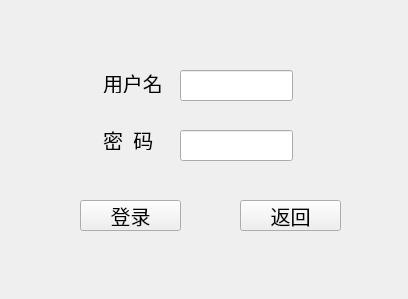
<?xml version="1.0" encoding="UTF-8"?>
<ui version="4.0">
 <class>Form</class>
 <widget class="QWidget" name="Form">
  <property name="geometry">
   <rect>
    <x>0</x>
    <y>0</y>
    <width>408</width>
    <height>299</height>
   </rect>
  </property>
  <property name="minimumSize">
   <size>
    <width>408</width>
    <height>299</height>
   </size>
  </property>
  <property name="maximumSize">
   <size>
    <width>408</width>
    <height>299</height>
   </size>
  </property>
  <property name="windowTitle">
   <string>Form</string>
  </property>
  <widget class="QPushButton" name="pushButton">
   <property name="geometry">
    <rect>
     <x>80</x>
     <y>200</y>
     <width>101</width>
     <height>31</height>
    </rect>
   </property>
   <property name="font">
    <font>
     <family>楷体</family>
     <pointsize>15</pointsize>
    </font>
   </property>
   <property name="text">
    <string>登录</string>
   </property>
  </widget>
  <widget class="QLabel" name="label">
   <property name="geometry">
    <rect>
     <x>103</x>
     <y>72</y>
     <width>61</width>
     <height>21</height>
    </rect>
   </property>
   <property name="font">
    <font>
     <family>楷体</family>
     <pointsize>15</pointsize>
    </font>
   </property>
   <property name="text">
    <string>用户名</string>
   </property>
  </widget>
  <widget class="QLabel" name="label_2">
   <property name="geometry">
    <rect>
     <x>103</x>
     <y>130</y>
     <width>61</width>
     <height>20</height>
    </rect>
   </property>
   <property name="font">
    <font>
     <family>楷体</family>
     <pointsize>15</pointsize>
    </font>
   </property>
   <property name="text">
    <string>密  码</string>
   </property>
  </widget>
  <widget class="QLineEdit" name="lineEdit">
   <property name="geometry">
    <rect>
     <x>180</x>
     <y>70</y>
     <width>113</width>
     <height>31</height>
    </rect>
   </property>
  </widget>
  <widget class="QLineEdit" name="lineEdit_2">
   <property name="geometry">
    <rect>
     <x>180</x>
     <y>130</y>
     <width>113</width>
     <height>31</height>
    </rect>
   </property>
  </widget>
  <widget class="QPushButton" name="pushButton_2">
   <property name="geometry">
    <rect>
     <x>240</x>
     <y>200</y>
     <width>101</width>
     <height>31</height>
    </rect>
   </property>
   <property name="font">
    <font>
     <family>楷体</family>
     <pointsize>15</pointsize>
    </font>
   </property>
   <property name="text">
    <string>返回</string>
   </property>
  </widget>
 </widget>
 <resources/>
 <connections/>
</ui>
